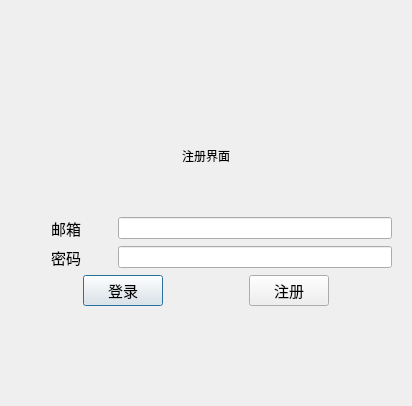
<?xml version="1.0" encoding="UTF-8"?>
<ui version="4.0">
 <class>regist</class>
 <widget class="QDialog" name="regist">
  <property name="geometry">
   <rect>
    <x>0</x>
    <y>0</y>
    <width>412</width>
    <height>406</height>
   </rect>
  </property>
  <property name="windowTitle">
   <string>Dialog</string>
  </property>
  <layout class="QVBoxLayout" name="verticalLayout_2">
   <item>
    <spacer name="verticalSpacer">
     <property name="orientation">
      <enum>Qt::Vertical</enum>
     </property>
     <property name="sizeType">
      <enum>QSizePolicy::Fixed</enum>
     </property>
     <property name="sizeHint" stdset="0">
      <size>
       <width>20</width>
       <height>80</height>
      </size>
     </property>
    </spacer>
   </item>
   <item>
    <widget class="QWidget" name="widget" native="true">
     <layout class="QVBoxLayout" name="verticalLayout">
      <item>
       <layout class="QHBoxLayout" name="horizontalLayout_5">
        <item>
         <widget class="QLabel" name="label_4">
          <property name="text">
           <string>注册界面</string>
          </property>
          <property name="alignment">
           <set>Qt::AlignCenter</set>
          </property>
         </widget>
        </item>
       </layout>
      </item>
      <item>
       <layout class="QHBoxLayout" name="horizontalLayout" stretch="1,3">
        <item>
         <widget class="QLabel" name="label">
          <property name="font">
           <font>
            <pointsize>11</pointsize>
           </font>
          </property>
          <property name="text">
           <string>邮箱</string>
          </property>
          <property name="alignment">
           <set>Qt::AlignCenter</set>
          </property>
         </widget>
        </item>
        <item>
         <widget class="QLineEdit" name="lineEdit_2"/>
        </item>
       </layout>
      </item>
      <item>
       <layout class="QHBoxLayout" name="horizontalLayout_2" stretch="1,3">
        <item>
         <widget class="QLabel" name="label_2">
          <property name="font">
           <font>
            <pointsize>11</pointsize>
           </font>
          </property>
          <property name="text">
           <string>密码</string>
          </property>
          <property name="alignment">
           <set>Qt::AlignCenter</set>
          </property>
         </widget>
        </item>
        <item>
         <widget class="QLineEdit" name="lineEdit_3"/>
        </item>
       </layout>
      </item>
      <item>
       <layout class="QHBoxLayout" name="horizontalLayout_4">
        <item>
         <spacer name="horizontalSpacer_2">
          <property name="orientation">
           <enum>Qt::Horizontal</enum>
          </property>
          <property name="sizeHint" stdset="0">
           <size>
            <width>40</width>
            <height>20</height>
           </size>
          </property>
         </spacer>
        </item>
        <item>
         <widget class="QPushButton" name="loginBtn">
          <property name="font">
           <font>
            <pointsize>11</pointsize>
           </font>
          </property>
          <property name="text">
           <string>登录</string>
          </property>
         </widget>
        </item>
        <item>
         <spacer name="horizontalSpacer">
          <property name="orientation">
           <enum>Qt::Horizontal</enum>
          </property>
          <property name="sizeType">
           <enum>QSizePolicy::Fixed</enum>
          </property>
          <property name="sizeHint" stdset="0">
           <size>
            <width>80</width>
            <height>20</height>
           </size>
          </property>
         </spacer>
        </item>
        <item>
         <widget class="QPushButton" name="registerBtn">
          <property name="font">
           <font>
            <pointsize>11</pointsize>
           </font>
          </property>
          <property name="text">
           <string>注册</string>
          </property>
         </widget>
        </item>
        <item>
         <spacer name="horizontalSpacer_3">
          <property name="orientation">
           <enum>Qt::Horizontal</enum>
          </property>
          <property name="sizeHint" stdset="0">
           <size>
            <width>40</width>
            <height>20</height>
           </size>
          </property>
         </spacer>
        </item>
       </layout>
      </item>
      <item>
       <spacer name="verticalSpacer_2">
        <property name="orientation">
         <enum>Qt::Vertical</enum>
        </property>
        <property name="sizeType">
         <enum>QSizePolicy::Fixed</enum>
        </property>
        <property name="sizeHint" stdset="0">
         <size>
          <width>20</width>
          <height>80</height>
         </size>
        </property>
       </spacer>
      </item>
     </layout>
    </widget>
   </item>
  </layout>
 </widget>
 <resources/>
 <connections/>
</ui>
